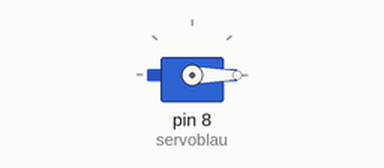
Recording of a sketch running on a simulated Arduino Uno, built with avr-gcc and run on an emulated ATmega328P. Parts: servo.

Above: at 0.05 s.
At 4.5 s:
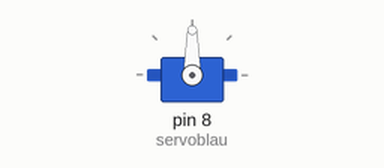
At 9.0 s:
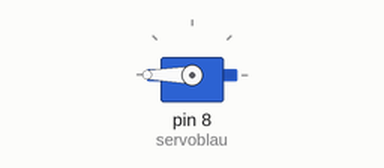
Timing chart, 0 to 11.7 s (numbered marks = the images above):
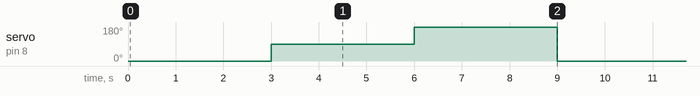

The sketch:

14_servomotor_ansteuern.ino
```cpp
#include <Servo.h>
Servo servoblau;

void setup() {
  // put your setup code here, to run once:
  servoblau.attach(8);
}

void loop() {
  // put your main code here, to run repeatedly:
  servoblau.write(0);
  delay(3000);
  servoblau.write(90);
  delay(3000);
  servoblau.write(180);
  delay(3000);
}
```

Measured:
- by itself, servo on pin 8 (servoblau): repeats every 9.0 s: 180° 3.0 s, 0° 3.0 s, 90° 3.0 s
